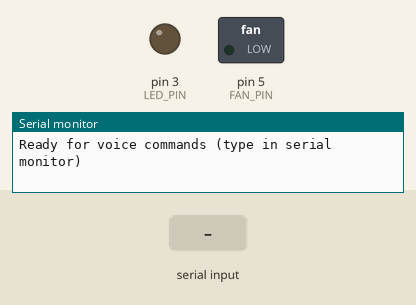
This sketch was run on a simulated Arduino Uno, built with avr-gcc and run on an emulated ATmega328P. Parts: switched loads named in the sketch (green lamp = pin HIGH), output pins drawn as LEDs (lit = HIGH), the last lines printed to the serial monitor. The test bench sets the inputs (shaded band).

Above: at 1.2 s.
1.3 s: "light on\n" received over Serial
At 1.9 s:
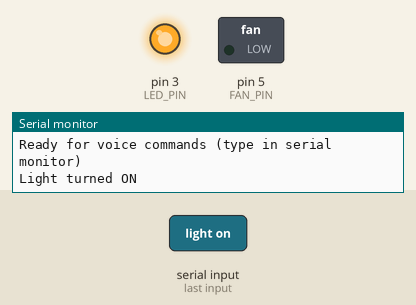
2.8 s: "fan on\n" received over Serial
At 4.0 s:
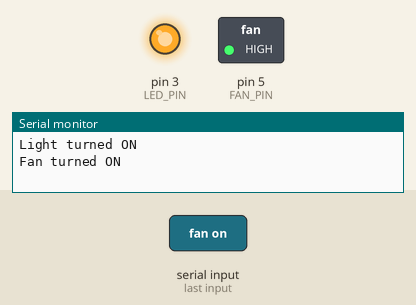
4.3 s: "light off\n" received over Serial
At 5.4 s:
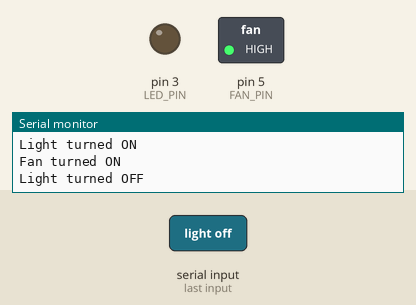
Timing chart, 0 to 7.3 s (numbered marks = the images above; inputs shaded):
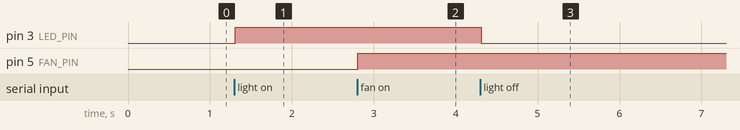

The sketch:

speech_recognition_system1.ino
```cpp
#define LED_PIN 3
#define FAN_PIN 5

void setup() {
  Serial.begin(9600);
  pinMode(LED_PIN, OUTPUT);
  pinMode(FAN_PIN, OUTPUT);
  Serial.println("Ready for voice commands (type in serial monitor)");
}

void loop() {
  if (Serial.available()) {
    String command = Serial.readStringUntil('\n');
    command.trim(); // remove spaces or newline

    if (command == "light on") {
      digitalWrite(LED_PIN, HIGH);
      Serial.println("Light turned ON");
    }
    else if (command == "light off") {
      digitalWrite(LED_PIN, LOW);
      Serial.println("Light turned OFF");
    }
    else if (command == "fan on") {
      digitalWrite(FAN_PIN, HIGH);
      Serial.println("Fan turned ON");
    }
    else if (command == "fan off") {
      digitalWrite(FAN_PIN, LOW);
      Serial.println("Fan turned OFF");
    }
    else if (command == "stop") {
      digitalWrite(LED_PIN, LOW);
      digitalWrite(FAN_PIN, LOW);
      Serial.println("All devices OFF");
    }
    else {
      Serial.println("Invalid command. Try: light on, fan off, stop");
    }
  }
}
```

Measured:
- after the input at 1.3 s, pin 3 (LED_PIN): LOW → HIGH at once
- after the input at 2.8 s, pin 5 (FAN_PIN): LOW → HIGH at once
- after the input at 4.3 s, pin 3 (LED_PIN): HIGH → LOW at once
